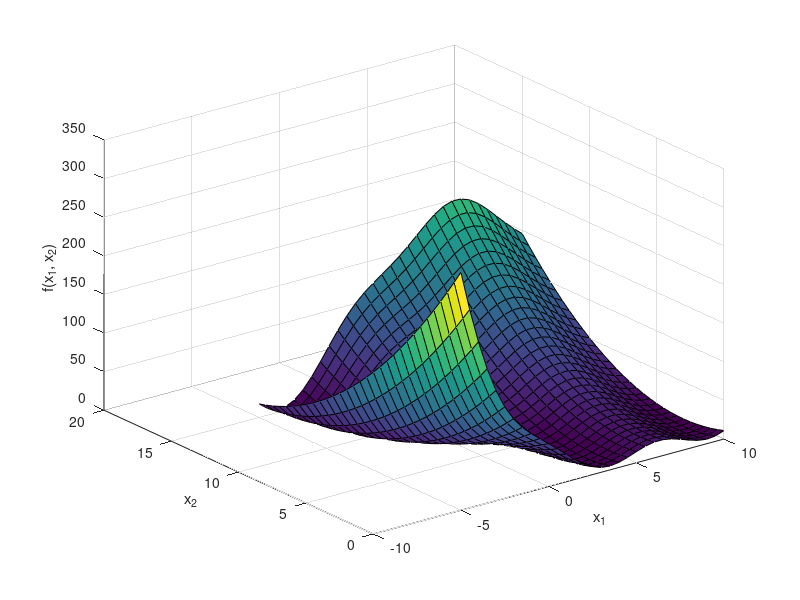
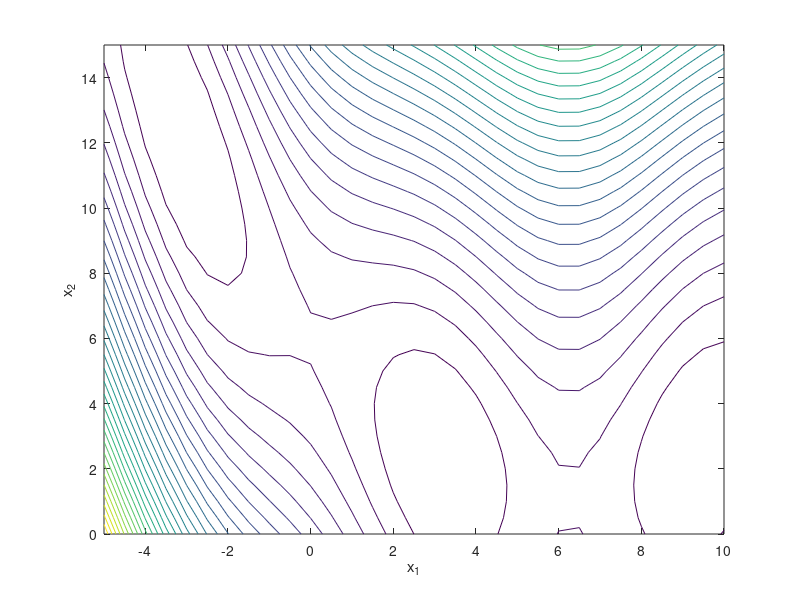

MATLAB code for these plots, in order:
%% Specify the Branin function
branin = @(X,Y,C) C(1) * (Y - C(2) * X.^2 + C(3) * X - C(4)).^2 + C(5) * (1 - C(6)) * cos(X) + C(5);

% Constants
C = [1 5.1/(2*pi)^2 5/pi 6 10 1/(8*pi)];

% Input mesh
[X, Y] = meshgrid(-5:0.5:10, 0:0.5:15);

%% Evaluate the function
Z = branin(X,Y,C);

%% Create surface plot
x0 = 10;
y0 = 10;
width = 256;
height = 256;
set(gcf,'position',[x0, y0, width, height])

surf(X,Y,Z)
xlabel('x_1')
ylabel('x_2')
zlabel('f(x_1, x_2)')

saveas(gcf, 'braninSurface.png')

%% Create contour plot
x0 = 10;
y0 = 10;
width = 256;
height = 256;
set(gcf,'position',[x0,y0,width,height])

contour(X,Y,Z,30)
xlabel('x_1')
ylabel('x_2')

saveas(gcf, 'braninContour.png')
